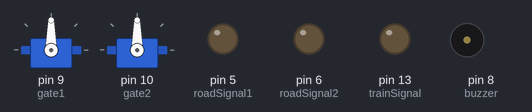
This sketch was run on a simulated Arduino Uno, built with avr-gcc and run on an emulated ATmega328P. Shown: 2 × servo, output pins drawn as LEDs (lit = HIGH), buzzer (waves = sounding, pin HIGH).

Above: at 0.05 s.
At 19.95 s:
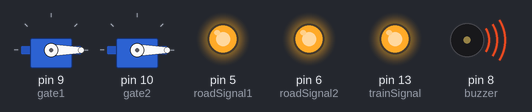
Timing chart, 0 to 26.0 s (numbered marks = the images above):
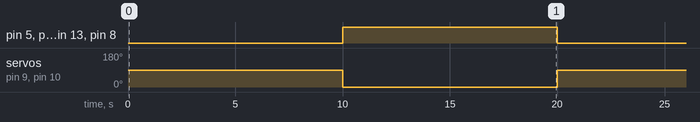

Measured:
- by itself, pin 5 (roadSignal1), pin 6 (roadSignal2), pin 13 (trainSignal), pin 8 (buzzer): alternates HIGH for 10.0 s and LOW for 10.0 s
- by itself, servo on pin 9 (gate1), servo on pin 10 (gate2): alternates 90° for 10.0 s and 0° for 10.0 s

The sketch:

gate_crossing.ino
```cpp
#include <Servo.h>  // Include the Servo library

// Define pin numbers for sensors, signals, and buzzer
const int IRsensor1 = 2;    // input for IR sensor 1
const int IRsensor2 = 3;    // input for IR sensor 2
const int trainSignal = 13;  // output for train signal (obstacle detected)
const int roadSignal1 = 5;  // output for road signal 1 (Red light)
const int roadSignal2 = 6;  // output for road signal 2 (Green light)
const int buzzer = 8;       // output for buzzer/alarm

// Servo motors for the gates
Servo gate1;  // Servo for gate 1
Servo gate2;  // Servo for gate 2

// Define gate positions
const int gateOpenPosition = 90;   // Gate open (90 degrees)
const int gateClosedPosition = 0;  // Gate closed (0 degrees)

// Timer variables
unsigned long timerStart = 0;  // Store the start time for the timer
bool trainArrived = true;      // Flag to track if the train has arrived
bool timerRunning = true;      // Flag to track if the timer is running

void setup() {
  // Set up pin modes
  pinMode(IRsensor1, INPUT);
  pinMode(IRsensor2, INPUT);
  pinMode(trainSignal, OUTPUT);
  pinMode(roadSignal1, OUTPUT);
  pinMode(roadSignal2, OUTPUT);
  pinMode(buzzer, OUTPUT);

  // Attach the servos to the pins
  gate1.attach(9);   // Attach gate 1 servo to pin 7
  gate2.attach(10);  // Attach gate 2 servo to pin 8

  // Initialize all outputs to LOW
  digitalWrite(trainSignal, LOW);
  digitalWrite(roadSignal1, LOW);
  digitalWrite(roadSignal2, LOW);
  digitalWrite(buzzer, LOW);

  // Initialize servos to the open position
  gate1.write(gateOpenPosition);  // Gates start open
  gate2.write(gateOpenPosition);
}

void loop() {
  delay(10000);
  digitalWrite(trainSignal, HIGH);
  digitalWrite(roadSignal1, HIGH);
  digitalWrite(roadSignal2, HIGH);
  digitalWrite(buzzer, HIGH);       // Turn on buzzer (alarm)
  gate1.write(gateClosedPosition);  // Keep gate 1 closed
  gate2.write(gateClosedPosition);  // Keep gate 2 closed

  delay(10000);
    digitalWrite(trainSignal, 0);
  digitalWrite(roadSignal1, LOW);
  digitalWrite(roadSignal2, LOW);
  gate1.write(gateOpenPosition);  // Keep gate 1 closed
  gate2.write(gateOpenPosition);  // Keep gate 2 closed
  digitalWrite(buzzer, LOW);     // Turn on buzzer (alarm)
  timerRunning = false;           // Stop the timer after 30 seconds
  // Rung 4: Outputs activated by timer done bit
}
```
